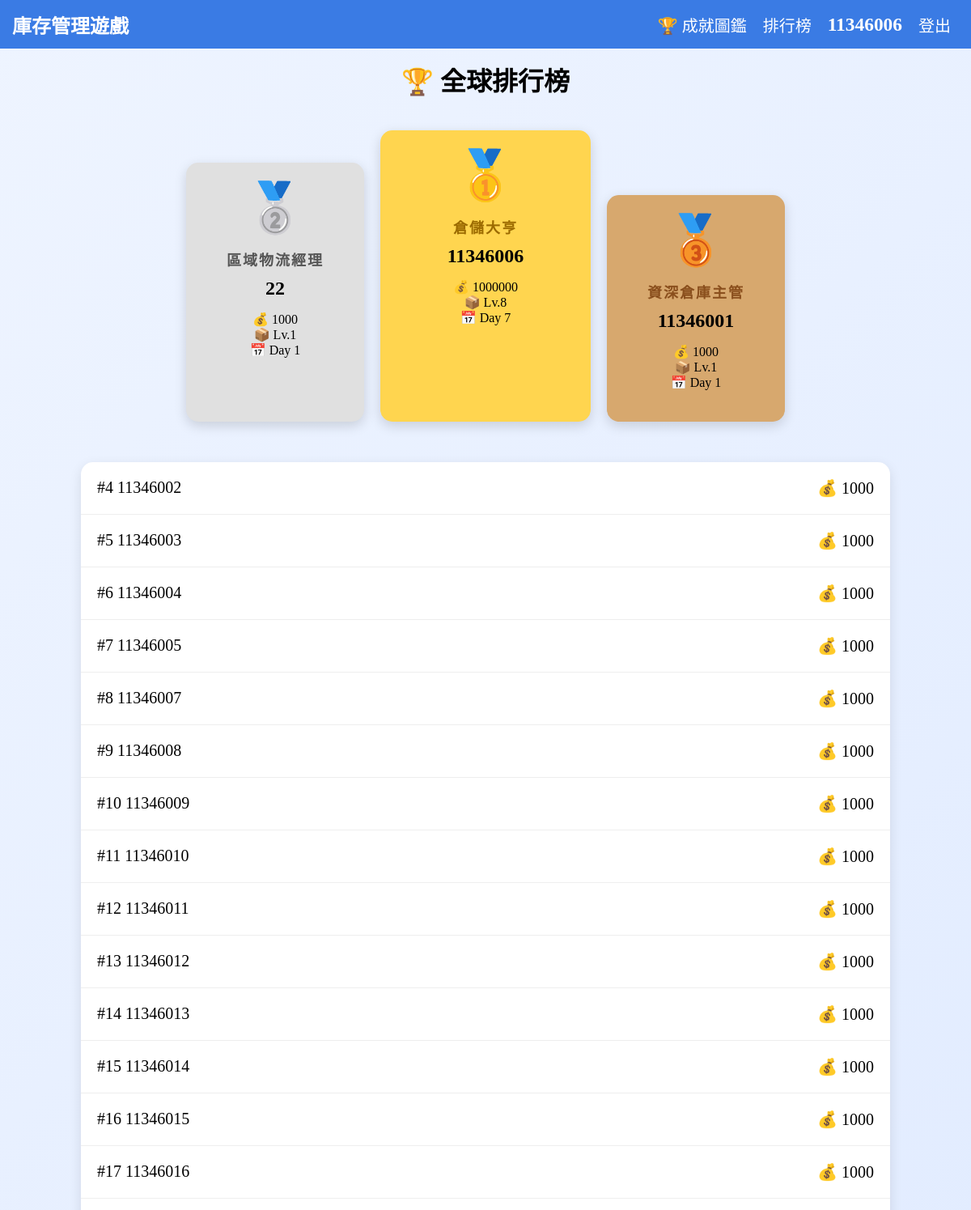
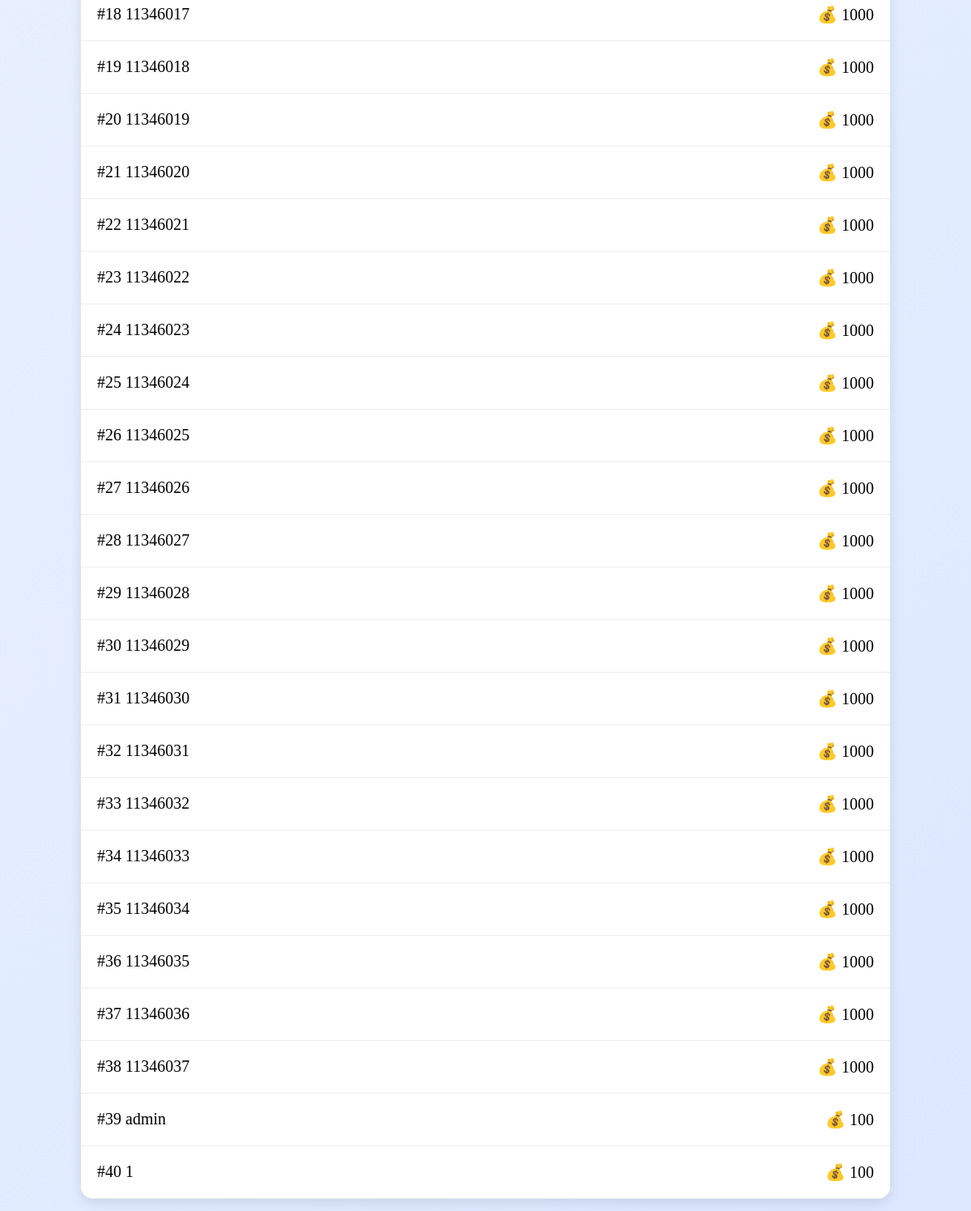
Page /leaderboard/ (signed in) on the committed database (2 pictures, top to bottom).
### game/models.py (models this page shows, shortened)
class Player(models.Model):
    user = models.OneToOneField(User, on_delete=models.CASCADE)
    money = models.IntegerField(default=1000)
    level = models.IntegerField(default=1)
    exp = models.IntegerField(default=0)
    day = models.IntegerField(default=1)
    phase = models.CharField(max_length=20, default="buy")
    phase_start = models.DateTimeField(default=timezone.now)
    reputation = models.IntegerField(default=100)
    inventory = models.JSONField(default=dict)
    debug_mode = models.BooleanField(default=False)
    total_orders = models.IntegerField(default=0)
    total_sales = models.IntegerField(default=0)
    total_profit = models.IntegerField(default=0)

### game/views.py (the view)
def leaderboard(request):
    players = Player.objects.order_by(
        "-money"
    )
    return render(
        request,
        "game/leaderboard.html",
        {
            "players": players
        }
    )

### templates/game/leaderboard.html
{% extends "base.html" %}
{% load static %}
{% block content %}
    <div class="leaderboard">
        <h1 class="leaderboard_title">
            🏆 全球排行榜
        </h1>
        {% if players|length >= 1 %}
        <div class="podium">
            {% if players|length >= 2 %}
            <div class="podium_item silver">
                <div class="medal">🥈</div>
                <div class="rank_title">區域物流經理</div>
                <h2 class="rank_name">{{ players.1.user.username }}</h2>
                <p>💰 {{ players.1.money }}</p>
                <p>📦 Lv.{{ players.1.level }}</p>
                <p>📅 Day {{ players.1.day }}</p>
            </div>
            {% endif %}
            {% if players|length >= 1 %}
            <div class="podium_item gold">
                <div class="medal">🥇</div>
                <div class="rank_title">倉儲大亨</div>
                <h2 class="rank_name">{{ players.0.user.username }}</h2>
                <p>💰 {{ players.0.money }}</p>
                <p>📦 Lv.{{ players.0.level }}</p>
                <p>📅 Day {{ players.0.day }}</p>
            </div>
            {% endif %}
            {% if players|length >= 3 %}
            <div class="podium_item bronze">
                <div class="medal">🥉</div>
                <div class="rank_title">資深倉庫主管</div>
                <h2 class="rank_name">{{ players.2.user.username }}</h2>
                <p>💰 {{ players.2.money }}</p>
                <p>📦 Lv.{{ players.2.level }}</p>
                <p>📅 Day {{ players.2.day }}</p>
            </div>
            {% endif %}
        </div>
        {% endif %}
        <div class="rank_list">
            {% for player in players %}
            {% if forloop.counter > 3 %}
            <div class="rank_row">
                <div>
                    #{{ forloop.counter }}
                    {{ player.user.username }}
                </div>
                <div>
                    💰 {{ player.money }}
                </div>
            </div>
            {% endif %}
            {% endfor %}
        </div>
    </div>
{% endblock %}

### templates/base.html (shortened to what this page needs)
{% load static %}
<html>
<head>
    <link rel="stylesheet" href="{% static 'css/base.css' %}">
</head>
<body>
    <header>
        <nav>
            <h1 class="title"><a href="{% url 'home' %}">庫存管理遊戲</a></h1>
            <ul class="nav_ul">
                <li>
                    <a href="{% url 'achievements' %}" class="nav_ul_a">
                        🏆 成就圖鑑
                    </a>
                </li>
                <li><a href="{% url 'leaderboard' %}" class="nav_ul_a">排行榜</a></li>
                <li>
                    <h3>{{ request.user.username }}</h3>
                </li>
                <li><a href="{% url 'logout' %}" class="nav_ul_a">登出</a></li>
            </ul>
        </nav>
    </header>
    <main>
        {% block content %}
        {% endblock content %}
    </main>
</body>
</html>

### static/css/base.css (style rules this page uses)
* { padding: 0; margin: 0; box-sizing: border-box; font-family: '微軟正黑體'; }
body { background: linear-gradient( 135deg, #eef4ff, #dce8ff ); }
nav { width: 100%; height: 60px; padding: 0 15px; display: flex; justify-content: space-between; align-items: center; background-color: #3a7be4; box-sizing: border-box; }
.title a { text-decoration: none; color: #fff; }
.nav_ul { display: flex; justify-content: center; align-items: center; list-style: none; }
.nav_ul li { padding: 0 10px; color: #fff; font-size: 20px; }
.nav_ul_a { color: #fff; text-decoration: none; }
main { padding: 15px 40px; display: flex; min-height: 92vh; }
.leaderboard { width:100%; max-width:1000px; margin:auto; }
.leaderboard_title { text-align:center; margin-bottom:40px; }
.podium { display:flex; justify-content:center; align-items:flex-end; gap:20px; margin-bottom:50px; }
.podium_item { text-align:center; padding:20px; border-radius:15px; box-shadow: 0 5px 15px rgba(0,0,0,.15); }
.gold { width:260px; height:360px; background:#ffd54f; }
.silver { width:220px; height:320px; background:#e0e0e0; }
.bronze { width:220px; height:280px; background:#d7a86e; }
.medal { font-size:60px; margin-bottom:15px; }
.rank_name { margin-bottom: 15px; }
.rank_list { background:white; border-radius:15px; overflow:hidden; box-shadow: 0 5px 15px rgba(0,0,0,.1); }
.rank_row { display:flex; justify-content:space-between; padding:20px; border-bottom:1px solid #eee; font-size:20px; }
.rank_title { font-size:18px; font-weight:bold; margin-bottom:10px; color:#333; letter-spacing:2px; }
.gold .rank_title { color:#9c6b00; }
.silver .rank_title { color:#555; }
.bronze .rank_title { color:#8a4f1d; }

### rows in the picture
Player: user.username "22", money "1000", level "1", day "1"
Player: user.username "11346006", money "1000000", level "8", day "7"
Player: user.username "11346001", money "1000", level "1", day "1"
Player: user.username "11346002", money "1000"
Player: user.username "11346003", money "1000"
Player: user.username "11346004", money "1000"
Player: user.username "11346005", money "1000"
Player: user.username "11346007", money "1000"
Player: user.username "11346008", money "1000"
Player: user.username "11346009", money "1000"
Player: user.username "11346010", money "1000"
Player: user.username "11346011", money "1000"
Player: user.username "11346012", money "1000"
Player: user.username "11346013", money "1000"
Player: user.username "11346014", money "1000"
Player: user.username "11346015", money "1000"
Player: user.username "11346016", money "1000"
Player: user.username "11346017", money "1000"
Player: user.username "11346018", money "1000"
Player: user.username "11346019", money "1000"
Player: user.username "11346020", money "1000"
Player: user.username "11346021", money "1000"
Player: user.username "11346022", money "1000"
Player: user.username "11346023", money "1000"
Player: user.username "11346024", money "1000"
Player: user.username "11346025", money "1000"
Player: user.username "11346026", money "1000"
Player: user.username "11346027", money "1000"
Player: user.username "11346028", money "1000"
Player: user.username "11346029", money "1000"
Player: user.username "11346030", money "1000"
Player: user.username "11346031", money "1000"
Player: user.username "11346032", money "1000"
Player: user.username "11346033", money "1000"
Player: user.username "11346034", money "1000"
Player: user.username "11346035", money "1000"
Player: user.username "11346036", money "1000"
Player: user.username "11346037", money "1000"
Player: user.username "admin", money "100"
Player: user.username "1", money "100"

### other values in the picture
{{ request.user.username }} "11346006"
